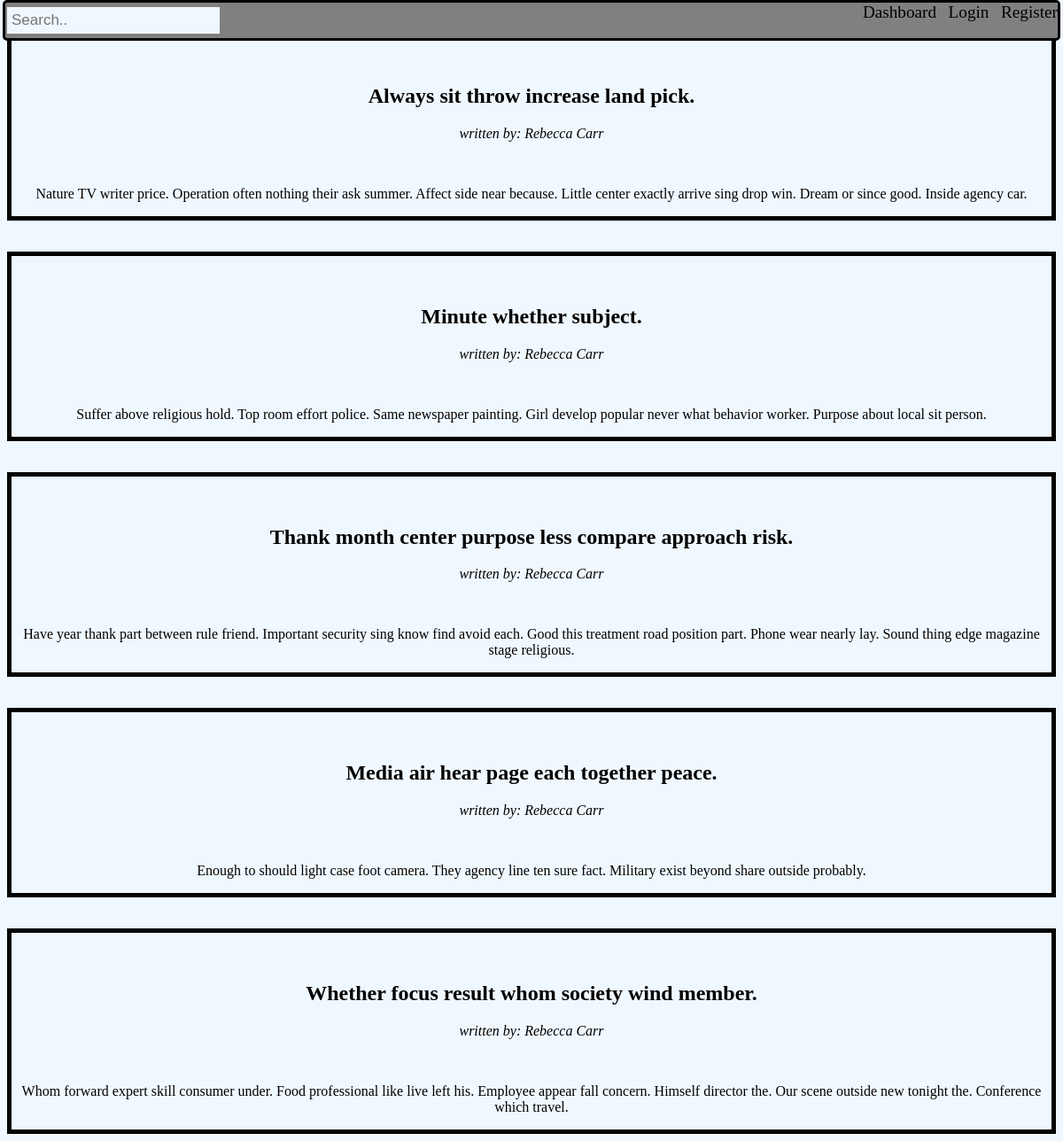
/by/3, run on the app's committed database.
### app.py (models this page shows)
class Post(db.Model):
    id = db.Column(db.Integer, primary_key=True)
    title = db.Column(db.String(200), nullable=False)
    image = db.Column(db.String(200), nullable=True)
    desc = db.Column(db.String(1000), nullable=False)
    date_created = db.Column(db.DateTime, default=datetime.now)
    author_id = db.Column(db.Integer, db.ForeignKey('user.id'))
    id_labeled = db.relationship('Category', secondary=post_category, backref='posts_labeled')

class User(db.Model, UserMixin):
    id = db.Column(db.Integer, primary_key=True)
    username = db.Column(db.String(30), nullable=False, unique=True)
    password = db.Column(db.String(30), nullable=False)
    role = db.Column(db.String(10), nullable=False)
    posts = db.relationship('Post', backref='author')

### app.py (the view)
@app.route('/by/<name>')
def written_by(name):
    posts = Post.query.filter_by(author_id=name)
    return render_template('index.html', posts=posts)

### templates/index.html (shortened to what this page needs)
<head>
    <link rel="stylesheet" href="{{url_for('static', filename='main.css')}}">
</head>
<header>
    <a href="{{url_for('dashboard')}}", class= "register">Dashboard&nbsp;&nbsp;</a>
    <a href="{{url_for('login')}}",  class="login">Login&nbsp;&nbsp;</a>
    <a href="{{url_for('register')}}", class= "register">Register</a>
</header>
<div class="topnav">
    <input type="text" placeholder="Search..">
</div>
{%for post in posts%}
<div class= "post">
<h2>{{post.title}}</h2>
<i>written by: <a href="/by/{{post.author.id}}">{{post.author.username}}</a></i>
<br>
<p>{{post.desc}}</p>
</div>
{%endfor%}
</body>
{% extends 'base.html' %}

### static/main.css (style rules this page uses)
a { text-decoration: none; color: black; }
.login { top: 3; font-size: larger; text-align: right; background-color: inherit }
.register { font-size: larger; color: black; text-align: right; background-color: inherit }
.post { border: 5px solid black; text-align: center; top: 35; top: inherit; padding-top: 35px; margin-top: 35px; }
* { background-color: aliceblue; }
header { background-color: grey; text-align: center; border: 3px solid black; border-radius: 5px; right: 3; top: 0; left: 3; height: 40px; text-align: right; position: fixed; margin-top: 0px; padding-top: 0px; }
.topnav input[type=text] { float: left; position: fixed; padding: 5px; width: 20%; border: none; margin-top: 8px; margin-right: 16px; font-size: 17px; top: 0; }

### data on the page
Post: title "Always sit throw increase land pick.", author.username "Rebecca Carr", desc "Nature TV writer price. Operation often nothing their ask summer. Affect side near because. Little center exactly arrive sing drop win. Dream or since good. Inside agency car."
Post: title "Minute whether subject.", author.username "Rebecca Carr", desc "Suffer above religious hold. Top room effort police. Same newspaper painting. Girl develop popular never what behavior worker. Purpose about local sit person."
Post: title "Thank month center purpose less compare approach risk.", author.username "Rebecca Carr", desc "Have year thank part between rule friend. Important security sing know find avoid each. Good this treatment road position part. Phone wear nearly lay. Sound thing edge magazine stage religious."
Post: title "Media air hear page each together peace.", author.username "Rebecca Carr", desc "Enough to should light case foot camera. They agency line ten sure fact. Military exist beyond share outside probably."
Post: title "Whether focus result whom society wind member.", author.username "Rebecca Carr", desc "Whom forward expert skill consumer under. Food professional like live left his. Employee appear fall concern. Himself director the. Our scene outside new tonight the. Conference which travel."
